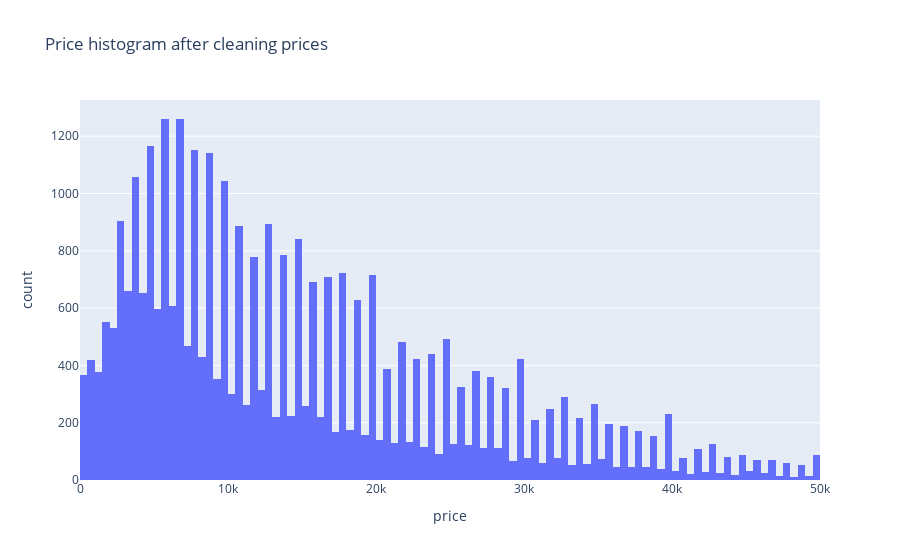

Notebook cell for this chart:
### Code cell
px.histogram(df, x="price", title="Price histogram after cleaning prices")

### Figure 1 — Plotly figure (JSON) as saved in the notebook; plotly's stock layout.template omitted (floating-point values rounded to 4 significant figures; data arrays with more than 128 entries replaced by an {"elided": "..."} marker saying what was removed)
{"data": [{"alignmentgroup": "True", "bingroup": "x", "hovertemplate": "price=%{x}<br>count=%{y}<extra></extra>", "legendgroup": "", "marker": {"color": "#636efa", "pattern": {"shape": ""}}, "name": "", "offsetgroup": "", "orientation": "v", "showlegend": false, "type": "histogram", "x": {"elided": "33892 int values"}, "xaxis": "x", "yaxis": "y"}], "layout": {"barmode": "relative", "legend": {"tracegroupgap": 0}, "title": {"text": "Price histogram after cleaning prices"}, "xaxis": {"anchor": "y", "domain": [0, 1], "title": {"text": "price"}}, "yaxis": {"anchor": "x", "domain": [0, 1], "title": {"text": "count"}}}}
